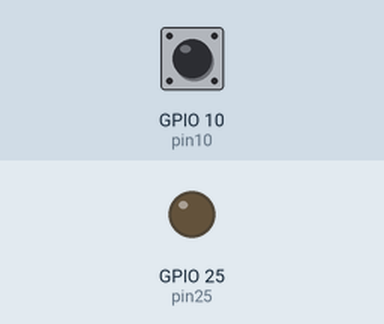
Recording of a program running on a simulated ESP32 board running MicroPython. Parts: output pins drawn as LEDs (lit = HIGH). The inputs (shaded band) are chosen by the test bench; at power-on: GPIO 10 (pin10) HIGH. What the program prints to the serial console is not drawn.

Above: at 1.2 s.
1.3 s: GPIO 10 (pin10) pulled LOW for 0.15 s
At 1.37 s:
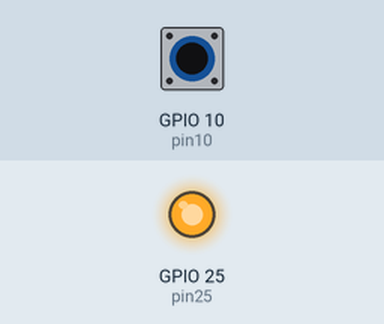
2.9 s: GPIO 10 (pin10) pulled LOW for 3.2 s
At 7.3 s:
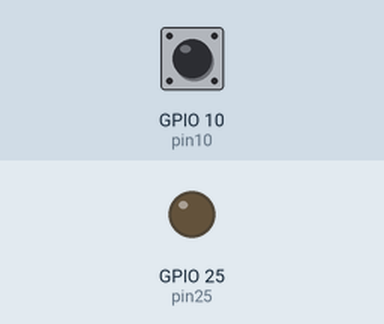
Timing chart, 0 to 8.8 s (numbered marks = the images above; inputs shaded):
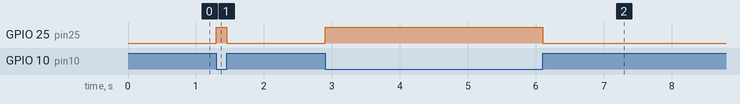

Measured:
- after the input at 1.3 s, GPIO 25 (pin25): LOW → HIGH at once, → LOW 0.15 s later
- after the input at 2.9 s, GPIO 25 (pin25): LOW → HIGH at once, → LOW 3.2 s later

The program:

06.py
```python
from machine import Pin

# 按键控制,开关连接在k1-k4四个接线上,这是输入

pin10 = Pin(10, Pin.IN, Pin.PULL_UP)  # 按键1
pin25 = Pin(25, Pin.OUT, Pin.PULL_UP)  # 继电器控制引脚
while True:
    if not pin10.value():  # 按键按下时，pin10的值为0
        print("按键1被按下了")
        pin25.on()  # 打开继电器
    else:
        print("按键1没有被按下")
        pin25.off()  # 关闭继电器


# 现在是按住检测，按住时继电器一直开着，松开时继电器关闭。可以根据需要调整代码实现不同的功能，比如按一次切换状态等。
```
